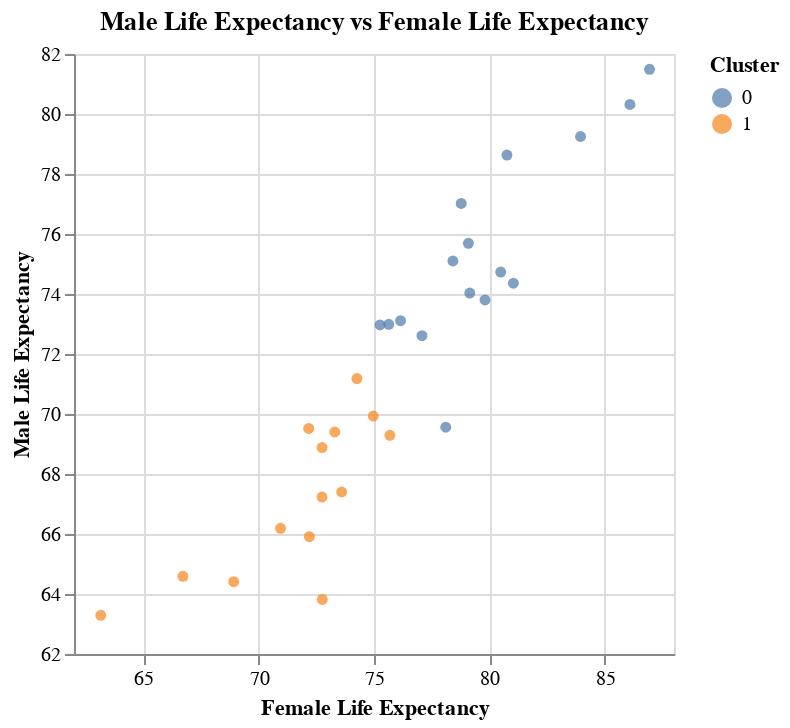

Source (notebook cell):
### Code cell
clustered_chart=alt.Chart(clustered_df).mark_circle().encode(
    x=alt.X("Female birth").title("Female Life Expectancy").scale(zero=False),
    y=alt.Y("Male birth").title("Male Life Expectancy").scale(zero=False),
    color=alt.Color("cluster:N").title("Cluster"),
).properties(
    title='Male Life Expectancy vs Female Life Expectancy'
)
clustered_chart

# Clustered chart for male vs female life expectancy. The model grouped lower female life expectancies with lower male life
# expectancies and vise versa.
